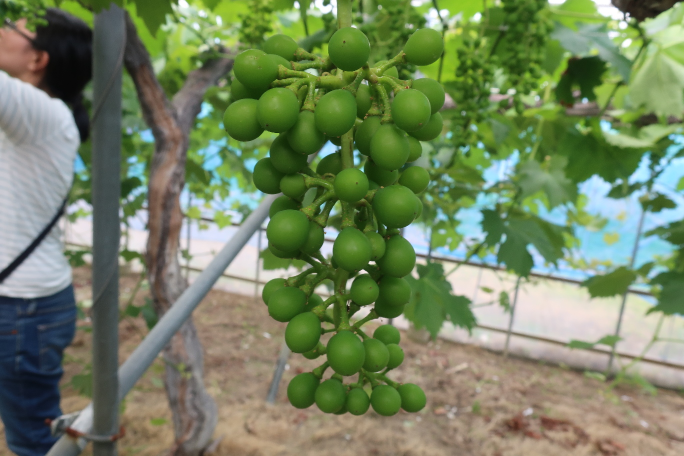
#> input picture grape/raw_data/fastgrape/grape/fuji/train/color/before_fuji243_05.JPG, 1368 x 912 px, found by its file name (shown at 1/2 size); its folder holds only this picture in this run
$ python resize.py
#> lines starting #> are read from the running program, lines starting #| are printed output that depends on the picture
import cv2
import os

# フォルダ内の画像をリサイズ
def resize(image_folder_path, output_folder_path):
    for image_path in os.listdir(image_folder_path):
        # 画像読み込み
        image = cv2.imread(image_folder_path + image_path)
#> image is the input picture: shape (912, 1368, 3); mean B, G, R 97.1, 131.5, 116.2
        height, width = image.shape[:2]
#> height = 912; width = 1368
        w = 900
        # img[top : bottom, left : right]
        img = image[height // 2 - w // 2 : height // 2 + w // 2, width // 2 - w // 2 : width // 2 + w // 2]
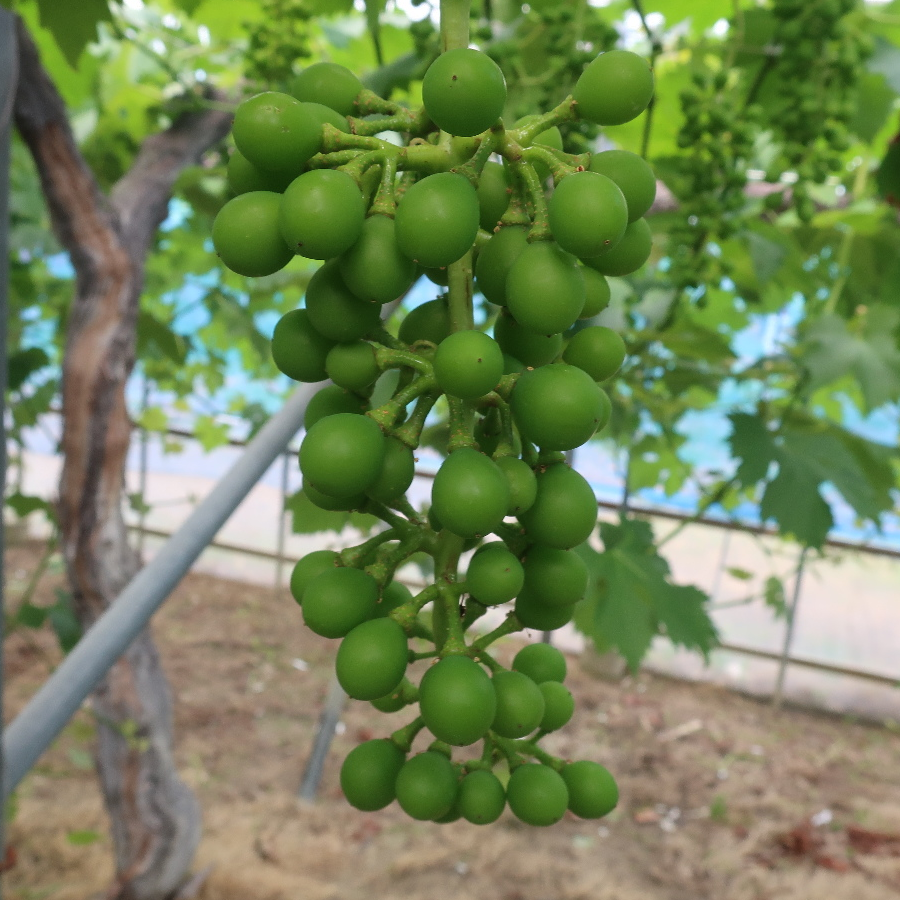
#> img: shape (900, 900, 3); mean B, G, R 87.7, 131.6, 114.6
        # 縮小
        img_resize = cv2.resize(img, (480, 480))
        cv2.imwrite(f'{output_folder_path}/{image_path}', img_resize)

image_folder_path = '/mmdetection/grape/data/fastgrape/grape/fuji/train/color/'
output_folder_path = '/mmdetection/grape/data/resize/train/color/'
resize(image_folder_path, output_folder_path)

$ run again, on grape/raw_data/fastgrape/grape/fuji/train/color/middle_fuji226_04.JPG
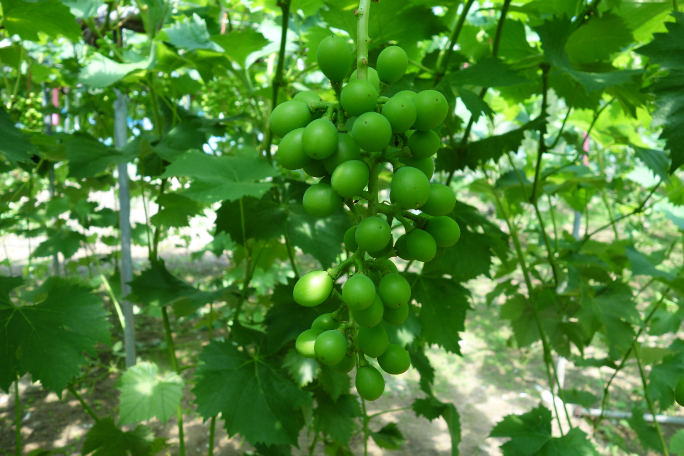
#> input picture grape/raw_data/fastgrape/grape/fuji/train/color/middle_fuji226_04.JPG, 1368 x 912 px, found by its file name (shown at 1/2 size)
#> in resize, image is the input picture: shape (912, 1368, 3); mean B, G, R 54.8, 133.1, 80.3
#> in resize, `img = image[height // 2 - w // 2 : height // 2 + w // 2, width // 2 - ..`:
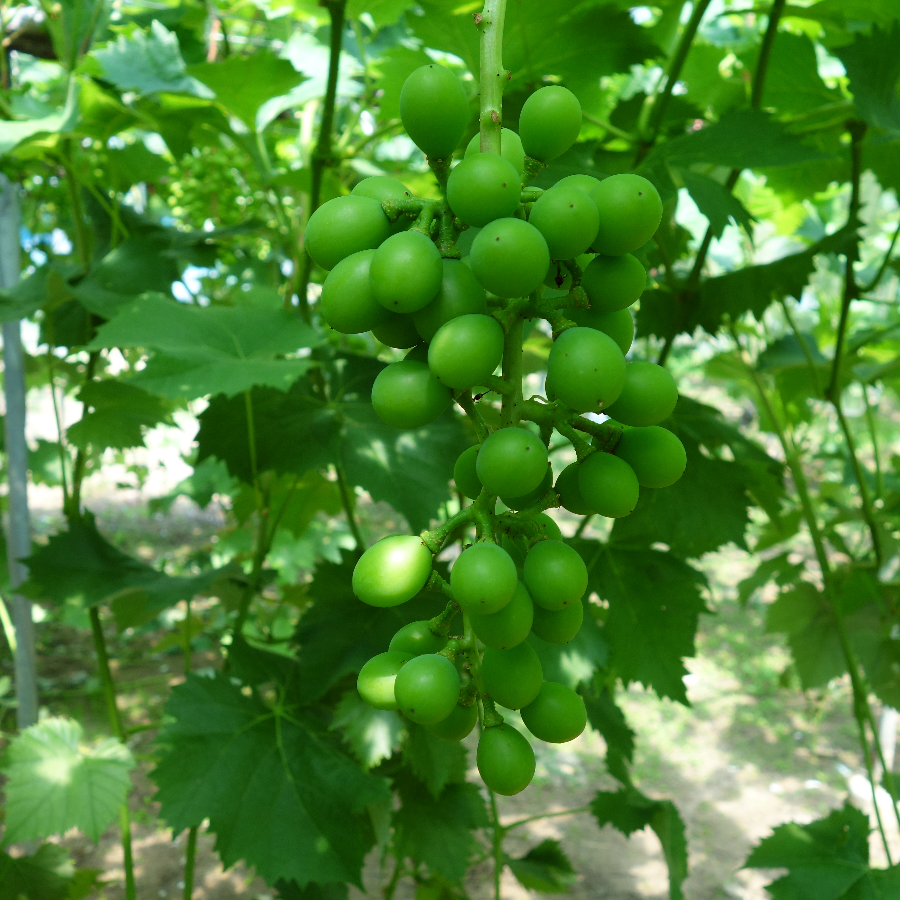
#> img: shape (900, 900, 3); mean B, G, R 52, 131.6, 77.3

$ run again, on grape/raw_data/fastgrape/grape/fuji/train/color/middle_fuji258_03.JPG
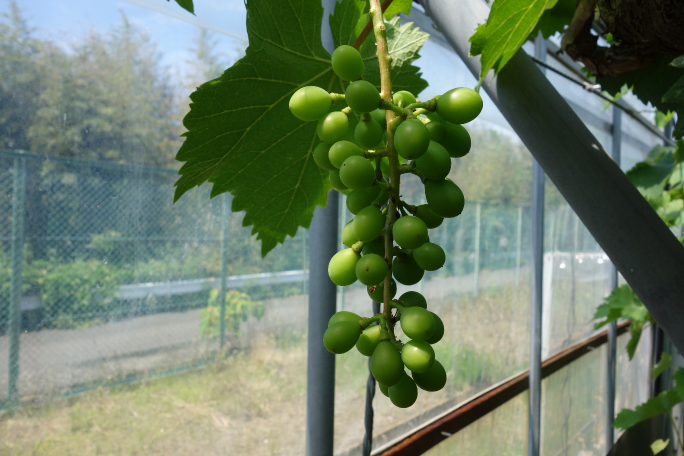
#> input picture grape/raw_data/fastgrape/grape/fuji/train/color/middle_fuji258_03.JPG, 1368 x 912 px, found by its file name (shown at 1/2 size)
#> in resize, image is the input picture: shape (912, 1368, 3); mean B, G, R 103, 126.3, 109.6
#> in resize, `img = image[height // 2 - w // 2 : height // 2 + w // 2, width // 2 - ..`:
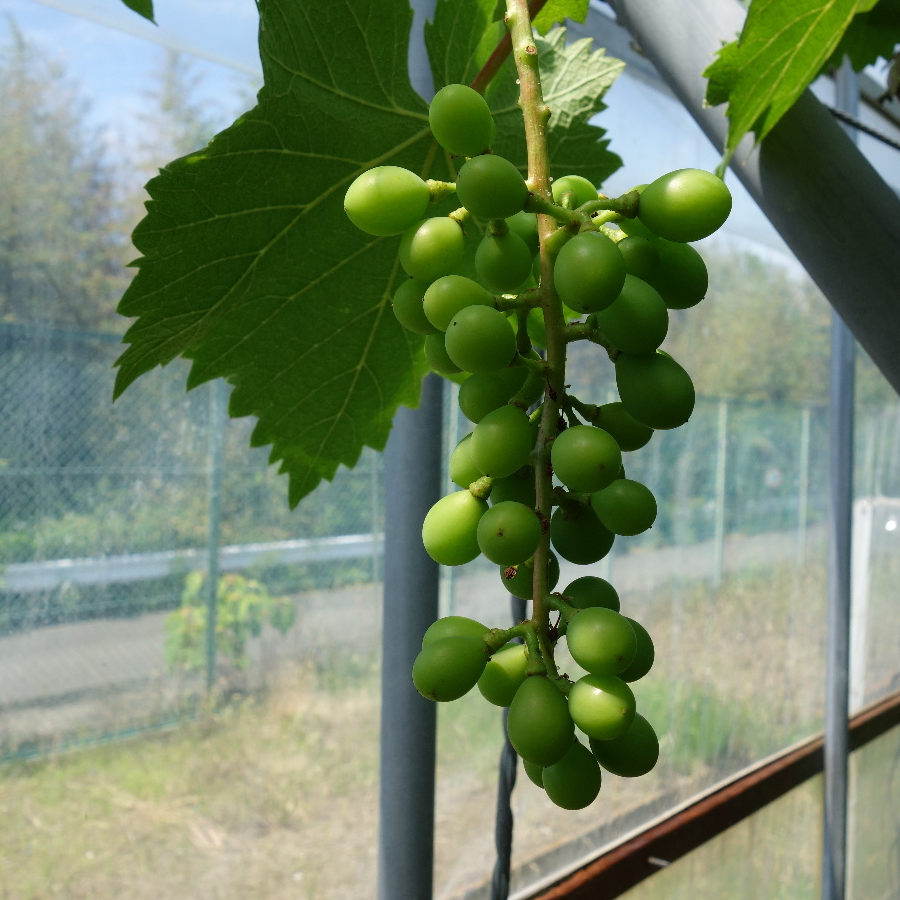
#> img: shape (900, 900, 3); mean B, G, R 101.5, 132.1, 114

$ run again, on grape/raw_data/fastgrape/grape/fuji/train/color/middle_fuji266_07.JPG
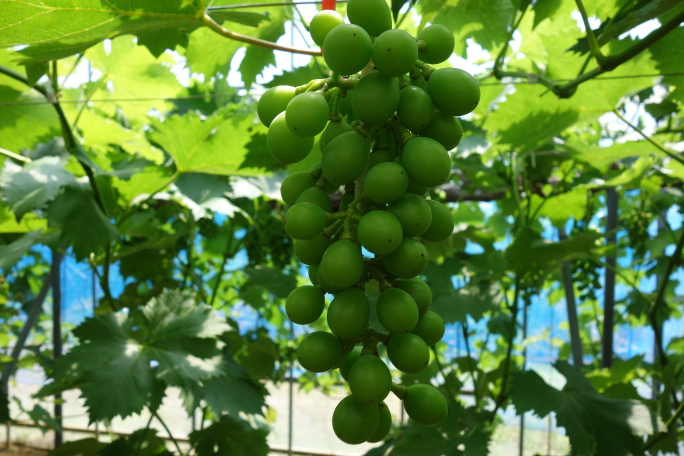
#> input picture grape/raw_data/fastgrape/grape/fuji/train/color/middle_fuji266_07.JPG, 1368 x 912 px, found by its file name (shown at 1/2 size)
#> in resize, image is the input picture: shape (912, 1368, 3); mean B, G, R 61.4, 129.8, 92.2
#> in resize, `img = image[height // 2 - w // 2 : height // 2 + w // 2, width // 2 - ..`:
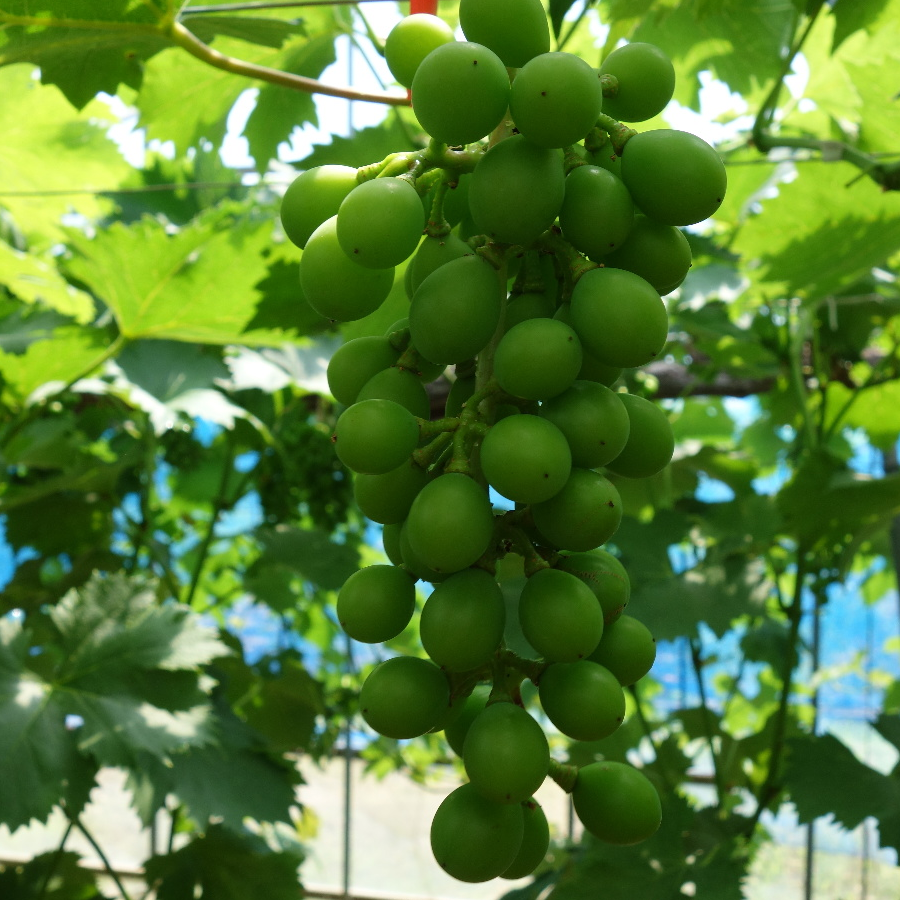
#> img: shape (900, 900, 3); mean B, G, R 56.5, 126.2, 88.5

$ run again, on grape/raw_data/fastgrape/grape/fuji/train/color/before_fuji258_02.JPG
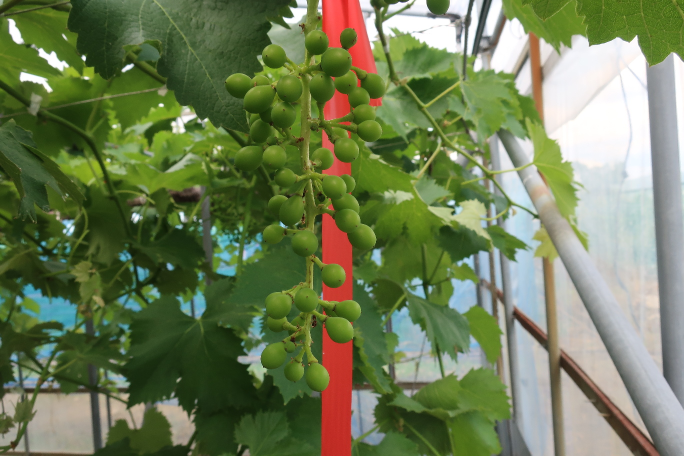
#> input picture grape/raw_data/fastgrape/grape/fuji/train/color/before_fuji258_02.JPG, 1368 x 912 px, found by its file name (shown at 1/2 size)
#> in resize, image is the input picture: shape (912, 1368, 3); mean B, G, R 86.3, 124.7, 111.3
#> in resize, `img = image[height // 2 - w // 2 : height // 2 + w // 2, width // 2 - ..`:
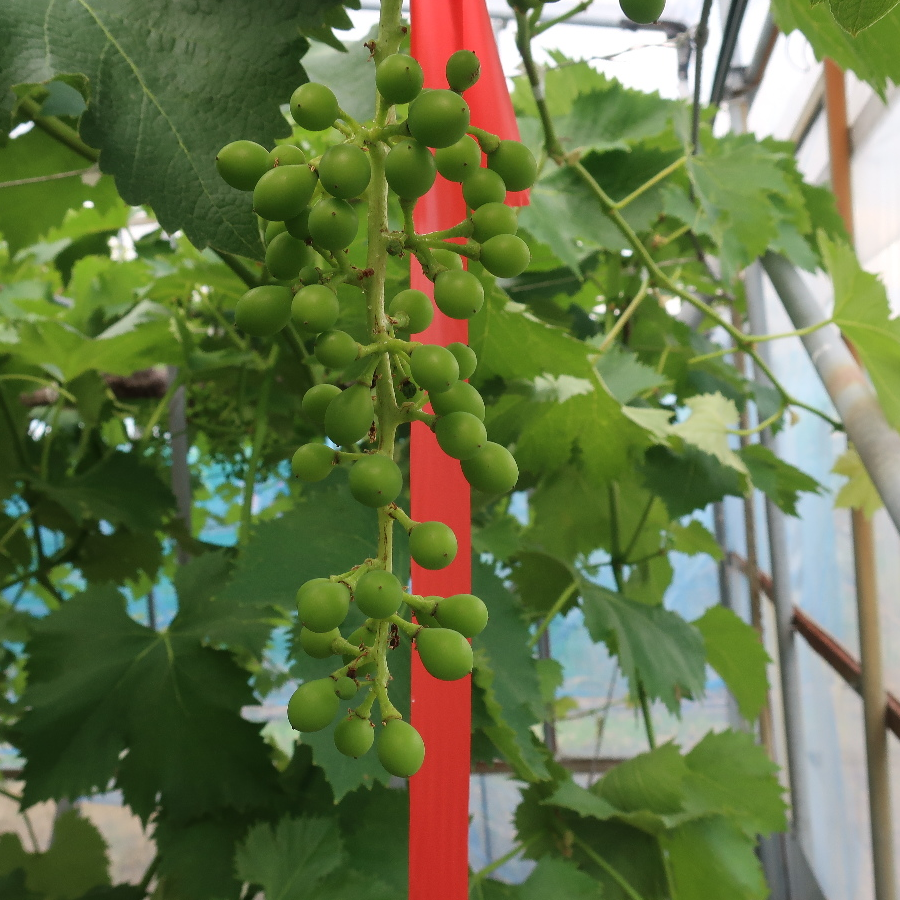
#> img: shape (900, 900, 3); mean B, G, R 72.3, 116.8, 102.6
